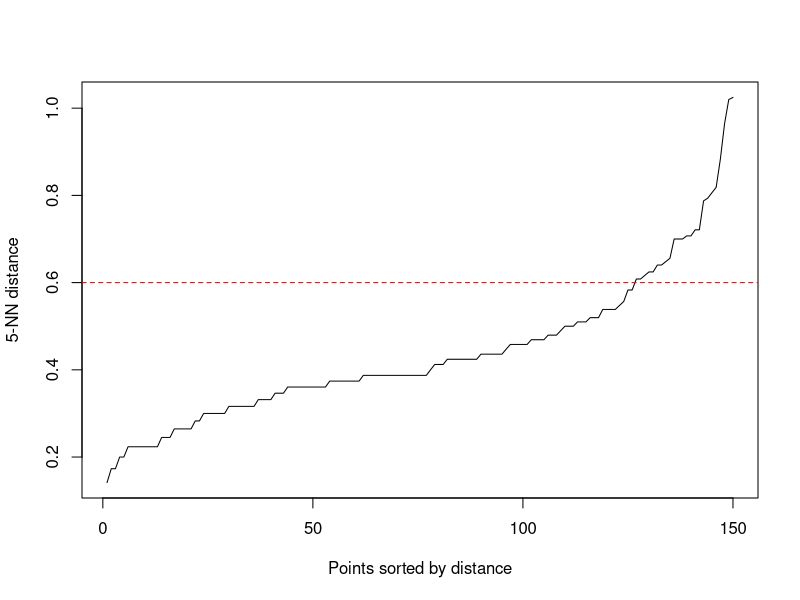
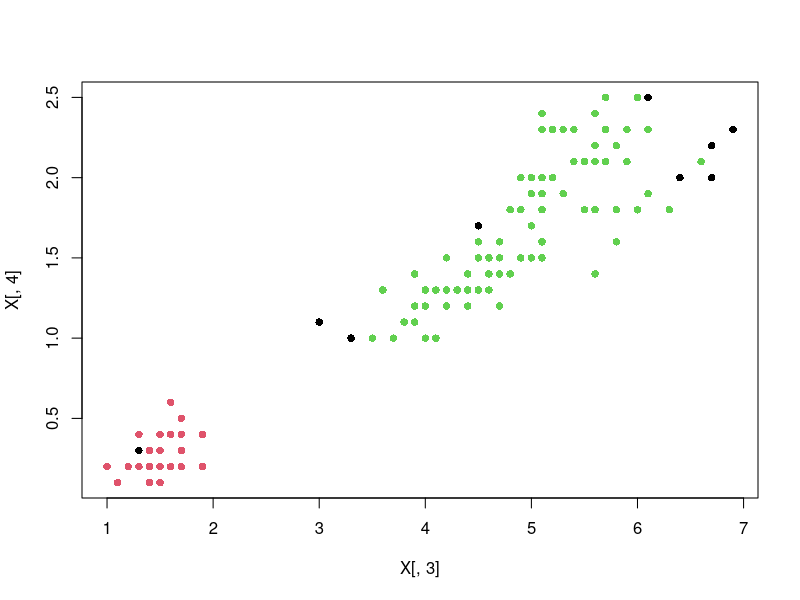
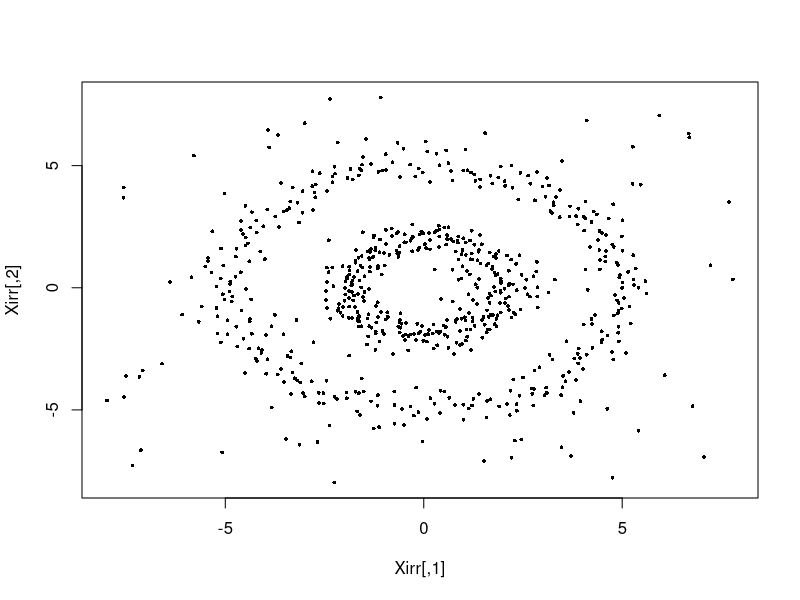
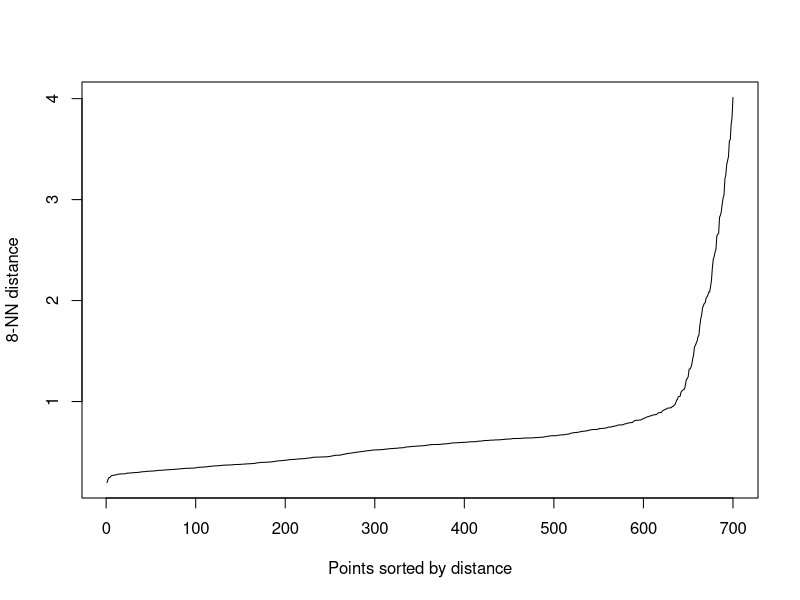
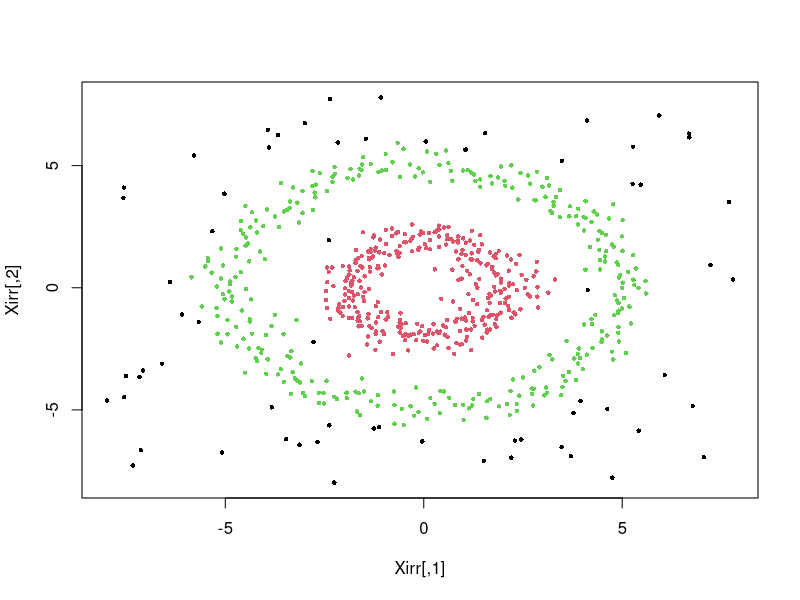
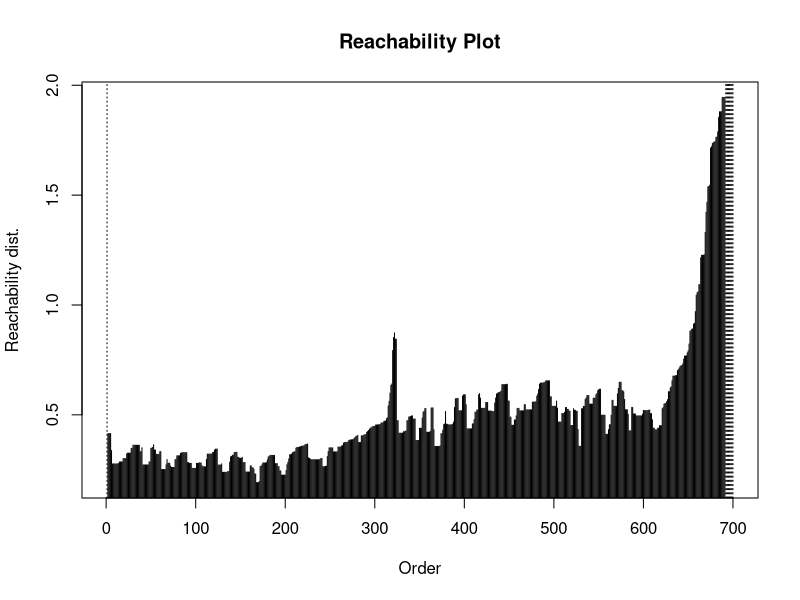

The R source for these figures, in order:
# ==========================================================================
# TEMA 06: DBSCAN
# Clase 4
# ==========================================================================


# --------------------------------------------------------------------------
# DBSCAN en R con dbscan y kNNdistplot
# Origen: Equivalente agregado, no viene del material del curso
# --------------------------------------------------------------------------

library(dbscan)

X <- as.matrix(iris[, 1:4])

# Calibración de eps: gráfico de distancias al k-ésimo vecino
kNNdistplot(X, k = 5)
abline(h = 0.6, col = "red", lty = 2)

# Ajuste del modelo
db <- dbscan(X, eps = 0.6, minPts = 6)
db

db$cluster       # etiquetas, el 0 corresponde al ruido (en R es 0, no -1)
table(db$cluster)

plot(X[, 3], X[, 4], col = db$cluster + 1L, pch = 16)


# Datos con formas irregulares
set.seed(42)
theta <- seq(0, 2*pi, length.out = 300)
r1 <- 2 + rnorm(300, 0, 0.4)
r2 <- 5 + rnorm(300, 0, 0.4)

circ1 <- cbind(r1*cos(theta), r1*sin(theta))
circ2 <- cbind(r2*cos(theta), r2*sin(theta))
ruido <- cbind(runif(100, -8, 8), runif(100, -8, 8))

Xirr <- rbind(circ1, circ2, ruido)
plot(Xirr, pch = 16, cex = 0.5)

kNNdistplot(Xirr, k = 8)
db2 <- dbscan(Xirr, eps = 0.7, minPts = 8)
plot(Xirr, col = db2$cluster + 1L, pch = 16, cex = 0.6)


# OPTICS, la versión que maneja densidades variables
op <- optics(Xirr, eps = 2, minPts = 8)
plot(op)
